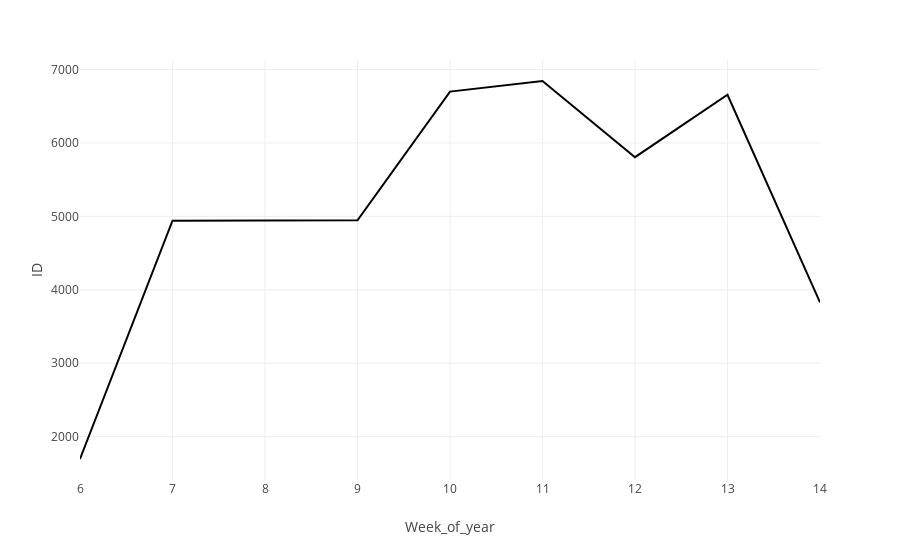

The cell this chart's notebook holds for it:
### Code cell
df1['Week_of_year'] = df1['Order_Date'].dt.strftime("%U")
coluns = ['Week_of_year' , 'ID']
df_aux = df1.loc[: , coluns].groupby('Week_of_year').count().reset_index()

px.line(df_aux , x='Week_of_year', y='ID')

### Figure 1 — Plotly figure (JSON) as saved in the notebook; plotly's stock layout.template omitted (floating-point values rounded to 4 significant figures)
{"data": [{"hovertemplate": "Week_of_year=%{x}<br>ID=%{y}<extra></extra>", "legendgroup": "", "line": {"color": "#000001", "dash": "solid"}, "marker": {"symbol": "circle"}, "mode": "lines", "name": "", "orientation": "v", "showlegend": false, "type": "scatter", "x": ["06", "07", "09", "10", "11", "12", "13", "14"], "xaxis": "x", "y": [1695, 4941, 4947, 6700, 6844, 5806, 6657, 3829], "yaxis": "y"}], "layout": {"legend": {"tracegroupgap": 0}, "margin": {"t": 60}, "xaxis": {"anchor": "y", "domain": [0, 1], "title": {"text": "Week_of_year"}}, "yaxis": {"anchor": "x", "domain": [0, 1], "title": {"text": "ID"}}}}
